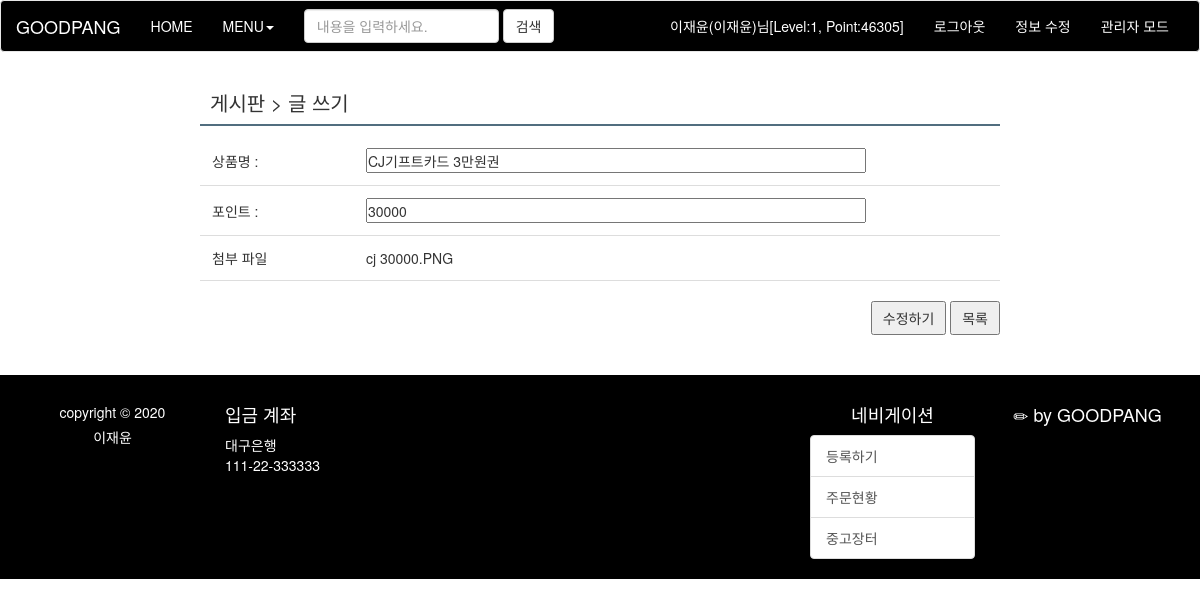
Page /final-project-final/point_mall_modify_form.php?num=19&page=1 (signed in) on the committed database.
### tables this page shows
CREATE TABLE `point_mall` (
  `num` int(11) NOT NULL,
  `product_name` char(200) NOT NULL,
  `point` int(11) DEFAULT NULL,
  `file_name` char(40) NOT NULL,
  `file_type` char(40) NOT NULL,
  `file_copied` char(40) NOT NULL
);

### final-project-final/point_mall_modify_form.php (the view, shortened to what this page needs)
<!DOCTYPE html>
<html>
<head>
<link rel="stylesheet" type="text/css" href="./css/common.css">
<link rel="stylesheet" type="text/css" href="./css/product.css">
<link rel="stylesheet" href="./css/bootstrap.min.css">
<link rel="stylesheet" href="./css/bar.css">
</head>
<body>
<header>
    <?php include "header.php";?>
</header>
<section>
   	<div id="product_box">
	    <h3 id="product_title">
	    		게시판 > 글 쓰기
		</h3>
<?php
	$num  = $_GET["num"];
	$page = $_GET["page"];
	$con = mysqli_connect("localhost", "user1", "12345", "goodpang");
	$sql = "select * from point_mall where num=$num";
	$result = mysqli_query($con, $sql);
	$row = mysqli_fetch_array($result);
	$product_name    = $row["product_name"];
  $point            = $row["point"];
	$file_name       = $row["file_name"];
?>
	    <form  name="product_form" method="post" action="point_mall_modify.php?num=<?=$num?>&page=<?=$page?>" enctype="multipart/form-data">
        <ul id="product_form">
         <li>
           <span class="col1">상품명 : </span>
           <span class="col2"><input name="product_name" type="text" value="<?=$product_name?>"></span>
         </li>
         <li>
           <span class="col1">포인트 : </span>
           <span class="col2"><input name="point" type="text" value="<?=$point?>"></span>
         </li>
         <li>
             <span class="col1" style : bottom-padding:"10px"> 첨부 파일</span>
             <span class="col2"><?=$file_name?> </span>
         </li>
           </ul>
	    	<ul class="buttons">
				<li><button type="button" onclick="check_product()">수정하기</button></li>
				<li><button type="button" onclick="location.href='point_mall_list.php'">목록</button></li>
			</ul>
	    </form>
	</div>
</section>
<footer style="background-color: #000000; color: #ffffff">
    <?php include "footer.php";?>
</footer>
</body>
</html>

### final-project-final/css/common.css (style rules this page uses)
* { padding: 0; margin: 0; }
body { font-family: "돋움"; font-size: 14px; }
ul { list-style-type: none; }

### final-project-final/css/product.css (style rules this page uses)
#product_box { position: relative; width: 800px; margin: 0 auto; }
#product_box h3 { margin-top: 30px; padding: 10px; border-bottom: solid 2px #516e7f; font-size: 20px; }
#product_form span { display: inline-block; }
#product_form .col1 { width: 150px; }
#product_form li { padding: 12px; border-bottom: solid 1px #dddddd; }
#product_form input { width: 500px; height: 25px; }
#product_box .buttons { text-align: right; margin: 20px 0 40px 0; }
#product_box .buttons li { display: inline; }
#product_box .buttons button { padding: 5px 10px; cursor: pointer; }
#product_box { width: 800px; margin: 0 auto; }

### final-project-final/css/bar.css (style rules this page uses)
* { font-family: :'Nanum Gothic'; }

### rows in the picture
point_mall: product_name "CJ기프트카드 3만원권", point "30000", file_name "cj 30000.PNG"

### other values in the picture
$logged "이재윤(이재윤)님[Level:1, Point:46305]"
